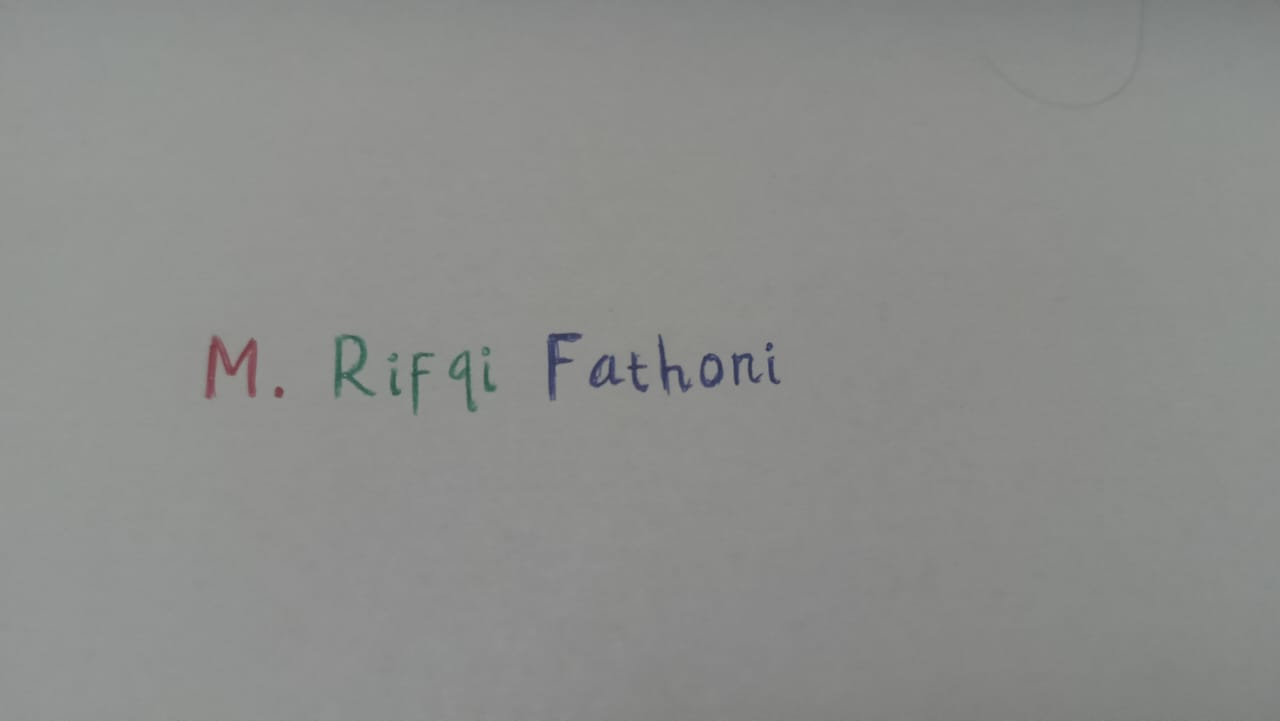
#> input picture nama.jpg, 1280 x 721 px
$ jupyter execute --allow-errors 202331119_M.RifqiFathoni_UTSPCDB.ipynb
#> lines starting #> are read from the running program, lines starting #| are printed output that depends on the picture
[cell 1]
import cv2
import numpy as np
import matplotlib.pyplot as plt

[cell 2]
image = cv2.imread('nama.jpg')
#> image is the input picture: shape (721, 1280, 3); mean B, G, R 139.3, 141.3, 140.3
image_rgb = cv2.cvtColor(image, cv2.COLOR_BGR2RGB)

[cell 3]
salur_red = image_rgb[:, :, 0].astype(int)
#> salur_red: shape (721, 1280) int64; 116 distinct labels, from 42 to 157
salur_green = image_rgb[:, :, 1].astype(int)
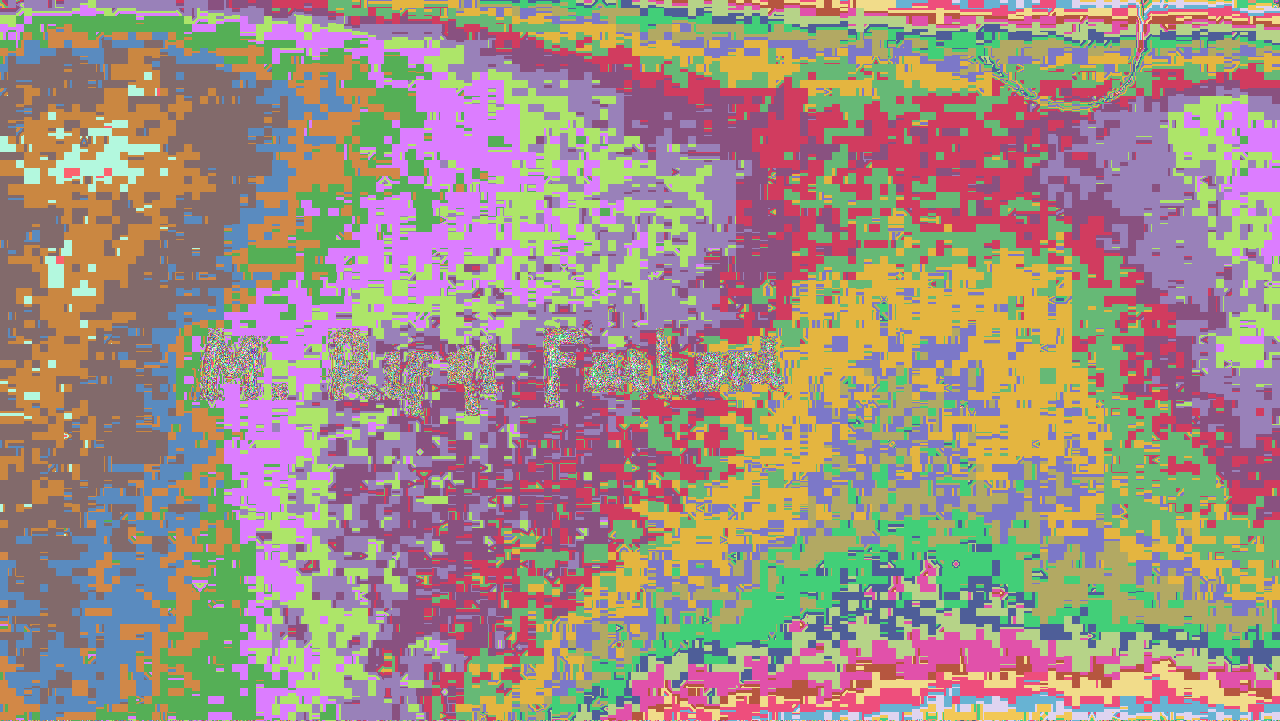
#> salur_green: shape (721, 1280) int64; 107 distinct labels, from 45 to 154; one colour per label, 0 black
salur_blue = image_rgb[:, :, 2].astype(int)
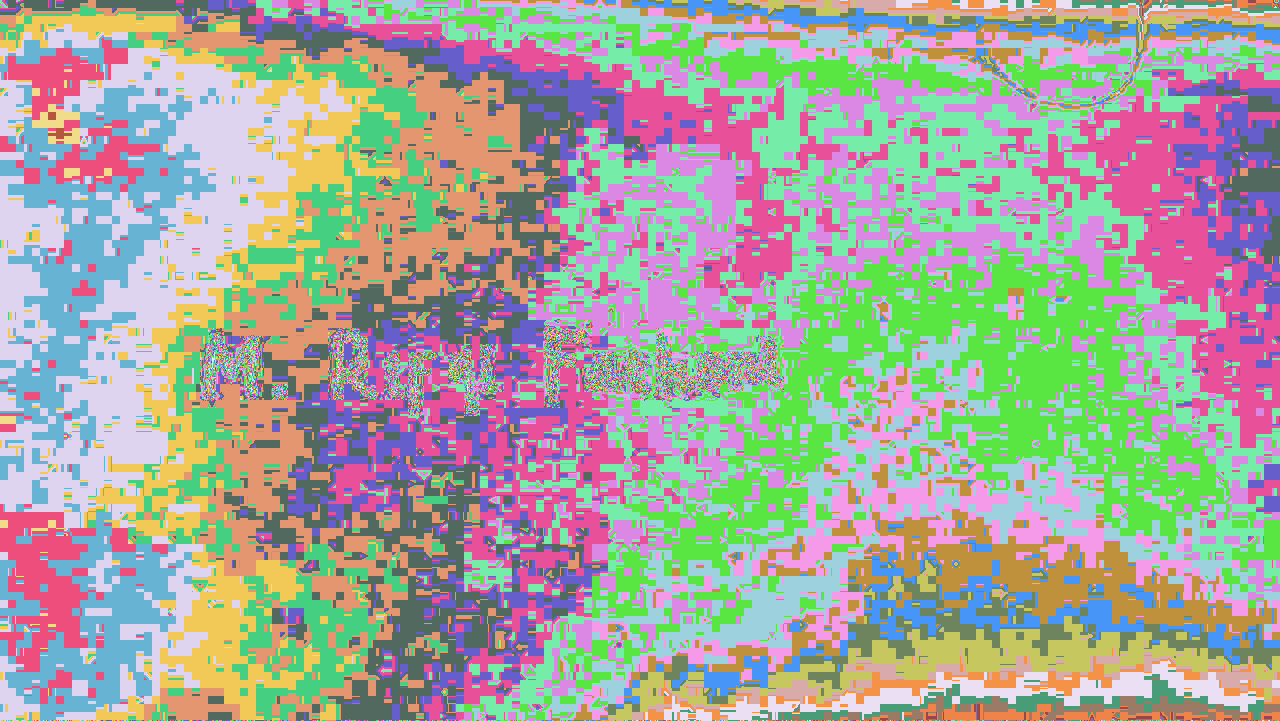
#> salur_blue: shape (721, 1280) int64; 94 distinct labels, from 63 to 162; one colour per label, 0 black

[cell 4]
plt.figure(figsize=(25, 6))
plt.subplot(2, 4, 1)
plt.imshow(image_rgb)
plt.title('CITRA ASLI')
plt.axis('off')

plt.subplot(2, 4, 2)
plt.hist(salur_red.ravel(), bins=256, range=(0, 256), color='red', alpha=0.5, label='Merah')
plt.hist(salur_green.ravel(), bins=256, range=(0, 256), color='green', alpha=0.5, label='Hijau')
plt.hist(salur_blue.ravel(), bins=256, range=(0, 256), color='blue', alpha=0.5, label='Biru')
plt.title('Histogram')
plt.xlabel('Intensitas')
plt.ylabel('Jumlah Piksel')
plt.legend()
plt.xlim([0, 256])
#> figure, not shown here; panel 2: tallest bar 89706 high, from x = 141 to 142; panel 2: tallest bar 85643 high, from x = 143 to 144; panel 2: tallest bar 92742 high, from x = 137 to 138

[cell 5]
plt.figure(figsize=(25, 6))
plt.subplot(2, 4, 1)
plt.imshow(salur_red, cmap='gray')
plt.title('MERAH')
plt.axis('off')

plt.subplot(2, 4, 2)
plt.hist(salur_red.ravel(), bins=256, range=(0, 256), color='red')
plt.title('Histogram Merah')
plt.xlabel('Intensitas')
plt.ylabel('Jumlah Piksel')
plt.xlim([0, 256])
#> figure, not shown here; panel 2: tallest bar 89706 high, from x = 141 to 142

[cell 6]
plt.figure(figsize=(25, 6))
plt.subplot(2, 4, 1)
plt.imshow(salur_green, cmap='gray')
plt.title('HIJAU')
plt.axis('off')

plt.subplot(2, 4, 2)
plt.hist(salur_green.ravel(), bins=256, range=(0, 256), color='green')
plt.title('Histogram Hijau')
plt.xlabel('Intensitas')
plt.ylabel('Jumlah Piksel')
plt.xlim([0, 256])
#> figure, not shown here; panel 2: tallest bar 85643 high, from x = 143 to 144

[cell 7]
plt.figure(figsize=(25, 6))
plt.subplot(2, 4, 1)
plt.imshow(salur_blue, cmap='gray')
plt.title('BIRU')
plt.axis('off')

plt.subplot(2, 4, 2)
plt.hist(salur_blue.ravel(), bins=256, range=(0, 256), color='blue')
plt.title('Histogram Biru')
plt.xlabel('Intensitas')
plt.ylabel('Jumlah Piksel')
plt.xlim([0, 256])
#> figure, not shown here; panel 2: tallest bar 92742 high, from x = 137 to 138

[cell 8]
gambar = cv2.imread('Qiqi.jpg')
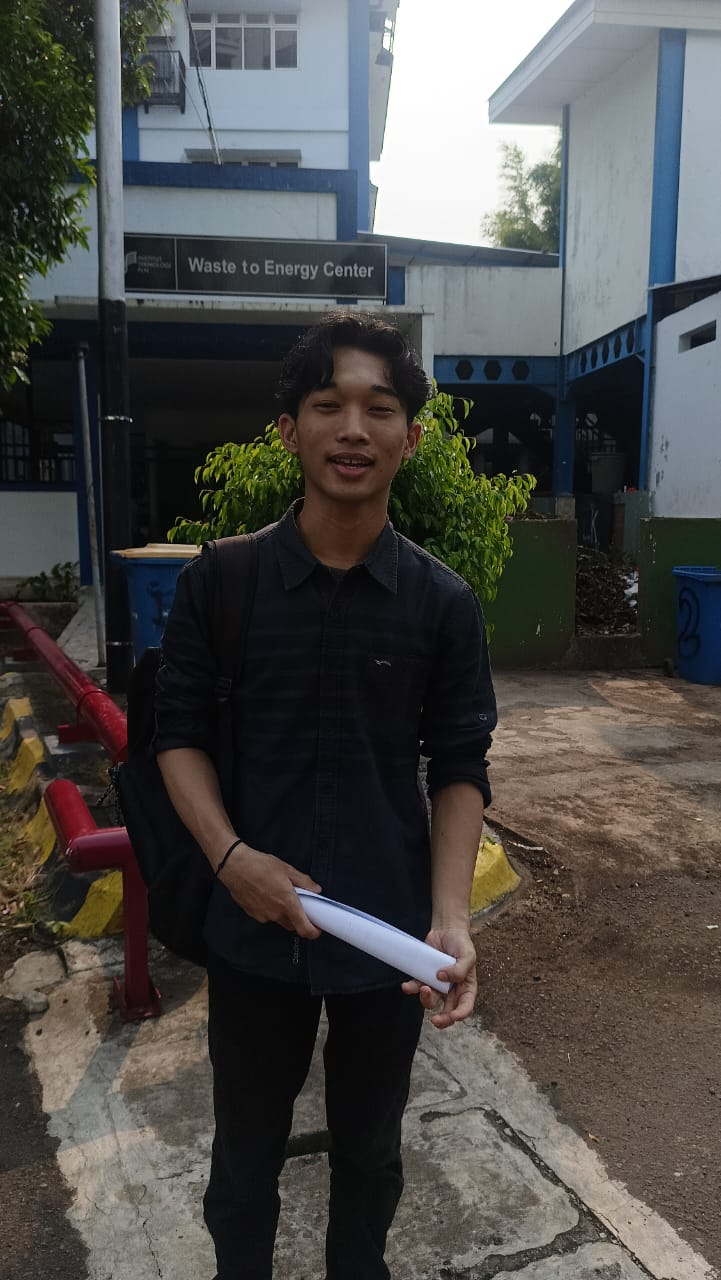
#> input picture Qiqi.jpg, 721 x 1280 px
#> gambar is the input picture: shape (1280, 721, 3); mean B, G, R 73.4, 75.6, 76.5
(baris,kolom)=gambar.shape[:2]
#> baris = 1280; kolom = 721

[cell 9]
gray = cv2.cvtColor(gambar, cv2.COLOR_BGR2GRAY)

beta = 40
citra_cerah = np.zeros((baris, kolom, 3))

for x in range(baris):
    for y in range(kolom):
        gyx = gray[x,y] + beta
        citra_cerah[x,y] = gyx

citra_cerah = citra_cerah.astype(np.uint8)

alpa = 1.2
citra_kontras = np.zeros((baris, kolom, 3))

for x in range(baris):
    for y in range(kolom):
        gmx = gray[x,y] * alpa
        citra_kontras[x,y] = gmx

citra_kontras = citra_kontras.astype(np.uint8)
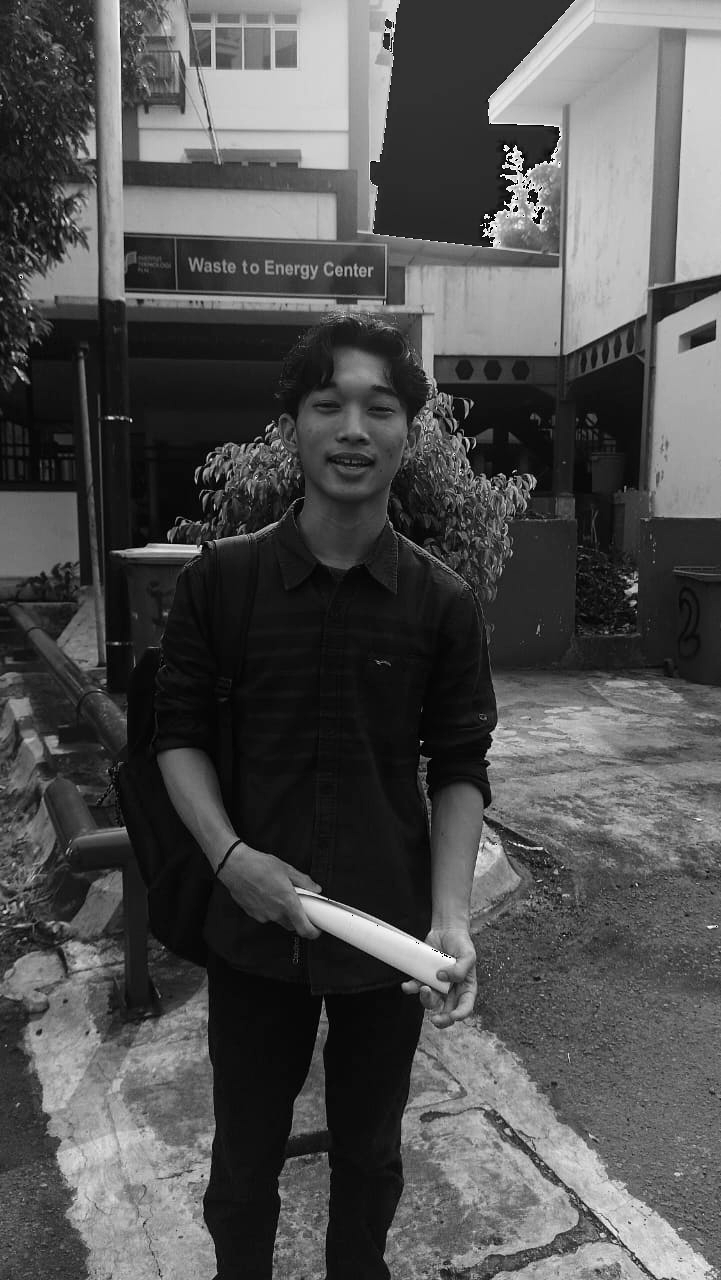
#> citra_kontras: shape (1280, 721, 3); min 0, max 255, mean 81

citra_kontras_cerah = np.zeros_like(gambar, dtype=np.uint8)

#> (the rest of this cell did not finish here and is left out)
